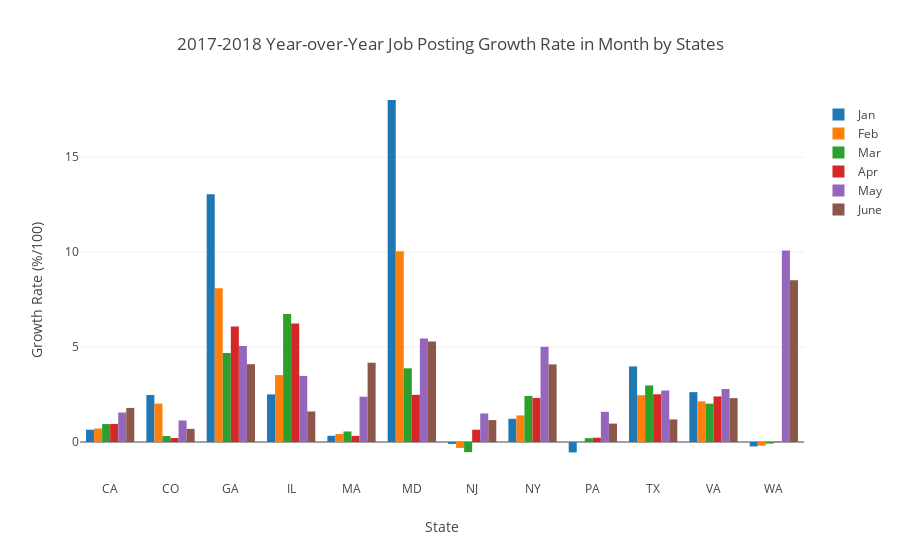

The cell this chart's notebook holds for it:
### Code cell
###### Plot the growth rates by states
trace0 = go.Bar(
    x = GR_data.columns[0:12],
    y = GR_data.iloc[0,:].get_values(),
    name = 'Jan'
)
trace1 = go.Bar(
    x = GR_data.columns[0:12],
    y = GR_data.iloc[1,:].get_values(),
    name = 'Feb'
)
trace2 = go.Bar(
    x = GR_data.columns[0:12],
    y = GR_data.iloc[2,:].get_values(),
    name = 'Mar'
)
trace3 = go.Bar(
    x = GR_data.columns[0:12],
    y = GR_data.iloc[3,:].get_values(),
    name = 'Apr'
)
trace4 = go.Bar(
    x = GR_data.columns[0:12],
    y = GR_data.iloc[4,:].get_values(),
    name = 'May'
)
trace5 = go.Bar(
    x = GR_data.columns[0:12],
    y = GR_data.iloc[5,:].get_values(),
    name = 'June'
)
layout = go.Layout(
        title = "2017-2018 Year-over-Year Job Posting Growth Rate in Month by States",
        xaxis = dict(title='State'),
        yaxis = dict(title="Growth Rate (%/100)",
                     range=[-2, 18]),
)
data = [trace0, trace1, trace2, trace3, trace4, trace5]
fig = go.Figure(data=data, layout=layout)
offline.iplot(fig, show_link=False)

### Figure 1 — Plotly figure (JSON) as saved in the notebook; plotly's stock layout.template omitted (floating-point values rounded to 4 significant figures)
{"data": [{"name": "Jan", "type": "bar", "uid": "016aee91-4262-4d1c-b700-76598221222c", "x": ["CA", "CO", "GA", "IL", "MA", "MD", "NJ", "NY", "PA", "TX", "VA", "WA"], "y": [0.6475, 2.473, 13.04, 2.507, 0.3271, 20.25, -0.1, 1.221, -0.5483, 3.977, 2.623, -0.232]}, {"name": "Feb", "type": "bar", "uid": "6689d524-c99e-4b81-9526-05086e4915d3", "x": ["CA", "CO", "GA", "IL", "MA", "MD", "NJ", "NY", "PA", "TX", "VA", "WA"], "y": [0.707, 2.02, 8.089, 3.52, 0.4192, 10.04, -0.312, 1.399, 0.02712, 2.463, 2.139, -0.1916]}, {"name": "Mar", "type": "bar", "uid": "91b05ffb-3713-422e-875c-ec7c5767ae61", "x": ["CA", "CO", "GA", "IL", "MA", "MD", "NJ", "NY", "PA", "TX", "VA", "WA"], "y": [0.9429, 0.3144, 4.679, 6.738, 0.5541, 3.879, -0.5336, 2.423, 0.201, 2.98, 2.017, -0.08292]}, {"name": "Apr", "type": "bar", "uid": "1ed650ac-23ea-4a88-9209-d8877150a49e", "x": ["CA", "CO", "GA", "IL", "MA", "MD", "NJ", "NY", "PA", "TX", "VA", "WA"], "y": [0.9521, 0.2115, 6.084, 6.242, 0.3223, 2.481, 0.6452, 2.319, 0.2225, 2.512, 2.397, 0.02083]}, {"name": "May", "type": "bar", "uid": "0f9b79e4-5905-4536-9e17-0ded8c01fdb9", "x": ["CA", "CO", "GA", "IL", "MA", "MD", "NJ", "NY", "PA", "TX", "VA", "WA"], "y": [1.553, 1.135, 5.049, 3.479, 2.384, 5.441, 1.503, 5.018, 1.589, 2.711, 2.789, 10.08]}, {"name": "June", "type": "bar", "uid": "67869c41-fa21-44ba-b0ec-80cdba329f5c", "x": ["CA", "CO", "GA", "IL", "MA", "MD", "NJ", "NY", "PA", "TX", "VA", "WA"], "y": [1.795, 0.6908, 4.093, 1.609, 4.173, 5.291, 1.152, 4.085, 0.968, 1.189, 2.31, 8.51]}], "layout": {"title": {"text": "2017-2018 Year-over-Year Job Posting Growth Rate in Month by States"}, "xaxis": {"title": {"text": "State"}}, "yaxis": {"range": [-2, 18], "title": {"text": "Growth Rate (%/100)"}}}}
